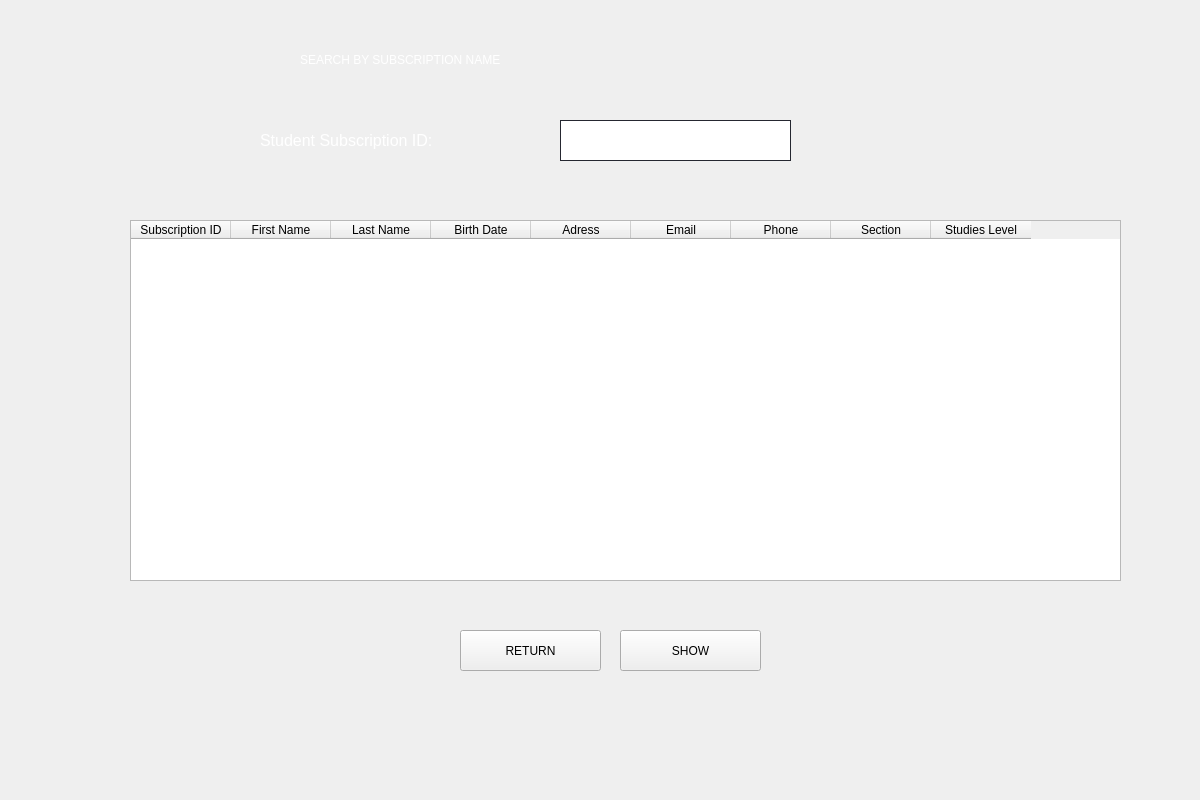
<?xml version="1.0" encoding="UTF-8"?>
<ui version="4.0">
 <class>Form</class>
 <widget class="QWidget" name="Form">
  <property name="geometry">
   <rect>
    <x>0</x>
    <y>0</y>
    <width>1200</width>
    <height>800</height>
   </rect>
  </property>
  <property name="windowTitle">
   <string>Form</string>
  </property>
  <widget class="QLineEdit" name="num_inscription">
   <property name="geometry">
    <rect>
     <x>560</x>
     <y>120</y>
     <width>231</width>
     <height>41</height>
    </rect>
   </property>
   <property name="styleSheet">
    <string notr="true">QLineEdit {
border: 1px solid rgb(37,39,48);

padding-left:20px;
padding-right:20px;
}
</string>
   </property>
  </widget>
  <widget class="QLabel" name="num_inscription4">
   <property name="geometry">
    <rect>
     <x>260</x>
     <y>100</y>
     <width>281</width>
     <height>81</height>
    </rect>
   </property>
   <property name="styleSheet">
    <string notr="true"/>
   </property>
   <property name="text">
    <string>&lt;html&gt;&lt;head/&gt;&lt;body&gt;&lt;p&gt;&lt;span style=&quot; font-size:12pt; color:#fff;&quot;&gt;Student Subscription ID:&lt;/span&gt;&lt;/p&gt;&lt;/body&gt;&lt;/html&gt;</string>
   </property>
  </widget>
  <widget class="QPushButton" name="afficher">
   <property name="geometry">
    <rect>
     <x>620</x>
     <y>630</y>
     <width>141</width>
     <height>41</height>
    </rect>
   </property>
   <property name="styleSheet">
    <string notr="true">font: 12pt &quot;Poppins&quot;;</string>
   </property>
   <property name="text">
    <string>SHOW</string>
   </property>
  </widget>
  <widget class="QLabel" name="label">
   <property name="geometry">
    <rect>
     <x>300</x>
     <y>20</y>
     <width>551</width>
     <height>81</height>
    </rect>
   </property>
   <property name="styleSheet">
    <string notr="true">font: 63 18pt &quot;Open Sans Semibold&quot;;</string>
   </property>
   <property name="text">
    <string>&lt;html&gt;&lt;head/&gt;&lt;body&gt;&lt;p&gt;&lt;span style=&quot; color:#FFFFFF;&quot;&gt;SEARCH BY SUBSCRIPTION NAME&lt;/span&gt;&lt;/p&gt;&lt;/body&gt;&lt;/html&gt;</string>
   </property>
  </widget>
  <widget class="QPushButton" name="ok">
   <property name="geometry">
    <rect>
     <x>460</x>
     <y>630</y>
     <width>141</width>
     <height>41</height>
    </rect>
   </property>
   <property name="styleSheet">
    <string notr="true">font: 12pt &quot;Poppins&quot;;</string>
   </property>
   <property name="text">
    <string>RETURN</string>
   </property>
  </widget>
  <widget class="QLabel" name="num">
   <property name="geometry">
    <rect>
     <x>570</x>
     <y>170</y>
     <width>221</width>
     <height>21</height>
    </rect>
   </property>
   <property name="text">
    <string/>
   </property>
  </widget>
  <widget class="QTableWidget" name="tableWidget">
   <property name="geometry">
    <rect>
     <x>130</x>
     <y>220</y>
     <width>991</width>
     <height>361</height>
    </rect>
   </property>
   <column>
    <property name="text">
     <string>Subscription ID</string>
    </property>
   </column>
   <column>
    <property name="text">
     <string>First Name</string>
    </property>
   </column>
   <column>
    <property name="text">
     <string>Last Name</string>
    </property>
   </column>
   <column>
    <property name="text">
     <string>Birth Date</string>
    </property>
   </column>
   <column>
    <property name="text">
     <string>Adress</string>
    </property>
   </column>
   <column>
    <property name="text">
     <string>Email</string>
    </property>
   </column>
   <column>
    <property name="text">
     <string>Phone</string>
    </property>
   </column>
   <column>
    <property name="text">
     <string>Section</string>
    </property>
   </column>
   <column>
    <property name="text">
     <string>Studies Level</string>
    </property>
   </column>
  </widget>
  <widget class="QLabel" name="label_3">
   <property name="geometry">
    <rect>
     <x>-230</x>
     <y>-20</y>
     <width>1441</width>
     <height>881</height>
    </rect>
   </property>
   <property name="text">
    <string/>
   </property>
   <property name="pixmap">
    <pixmap>bg.jpg</pixmap>
   </property>
   <property name="scaledContents">
    <bool>true</bool>
   </property>
  </widget>
 
  <zorder>label_3</zorder>
  <zorder>num_inscription</zorder>
  <zorder>num_inscription4</zorder>
  <zorder>afficher</zorder>
  <zorder>label</zorder>
  <zorder>ok</zorder>
  <zorder>num</zorder>
  <zorder>tableWidget</zorder>
  <zorder>label_10</zorder>
 </widget>
 <resources/>
 <connections/>
</ui>
